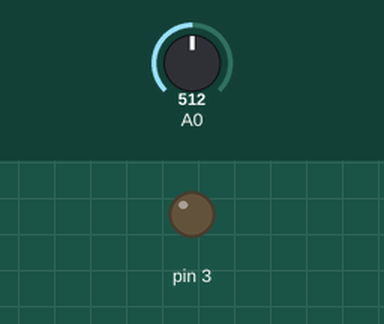
Simulated run of this sketch. Board: Arduino Uno, built with avr-gcc and run on an emulated ATmega328P. Parts: output pins drawn as LEDs (lit = HIGH). The inputs (shaded band) are chosen by the test bench; at power-on: A0 = 512.

Above: at 1.2 s.
1.3 s: A0 set to 716
At 2.0 s:
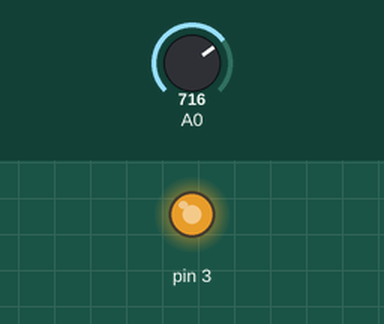
2.8 s: A0 set to 760
At 3.2 s:
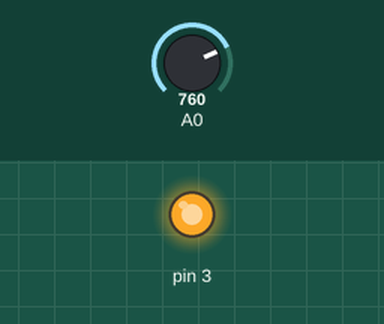
4.3 s: A0 set to 768
At 5.5 s:
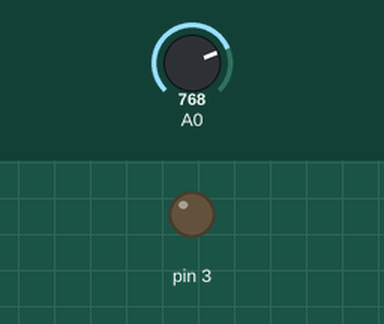
5.8 s: A0 set to 900
At 6.7 s:
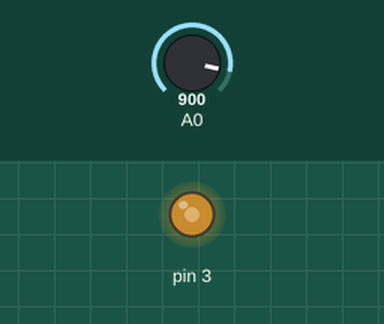
7.3 s: A0 set to 306
At 7.8 s:
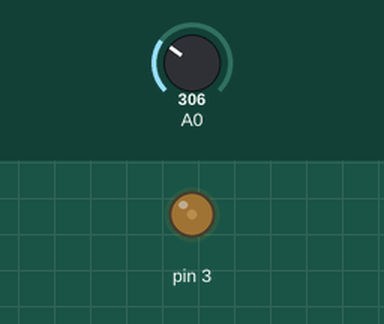
8.8 s: A0 set to 0
At 10.1 s:
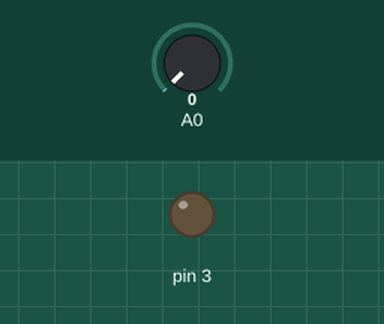
Timing chart, 0 to 11.3 s (numbered marks = the images above; inputs shaded):
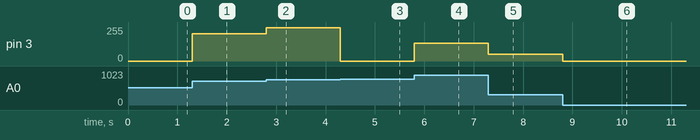

The sketch:

al_yawm.2.ino
```cpp
int x;

void setup() {
  pinMode(3,OUTPUT);
}

void loop() {
  x=analogRead(A0);
  map(x,0,1024,0,255);
  constrain(x,0,255);
  analogWrite(3,x);
}
```

Measured:
- the behaviour switches between 767 and 768 on A0 (found by bisection; images 2 and 3)
- after the input at 1.3 s, pin 3: 0/255 → 204/255 at once
- after the input at 2.8 s, pin 3: 204/255 → 248/255 at once
- after the input at 4.3 s, pin 3: 248/255 → 0/255 at once
- after the input at 5.8 s, pin 3: 0/255 → 132/255 at once
- after the input at 7.3 s, pin 3: 132/255 → 50/255 at once
- after the input at 8.8 s, pin 3: 50/255 → 0/255 at once
